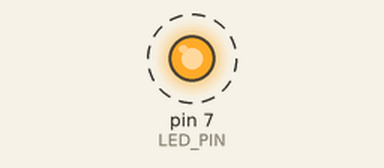
A program run on a simulated Raspberry Pi (header pin numbers). Shown: output pins drawn as LEDs (lit = HIGH). Dashed ring = blinking.

Above: at 0.5 s.
Timing chart, 0 to 4.6 s (numbered marks = the images above):
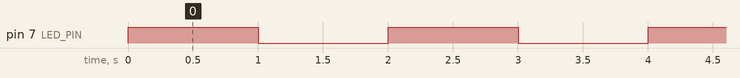

The program:

bulb.py
```python
import RPi.GPIO as GPIO
import time

LED_PIN = 7

GPIO.setmode(GPIO.BOARD)
GPIO.setup(LED_PIN, GPIO.OUT)

while True:
    GPIO.output(LED_PIN, GPIO.HIGH)
    time.sleep(1)
    GPIO.output(LED_PIN, GPIO.LOW)
    time.sleep(1)

GPIO.cleanup()
```

Measured:
- by itself, pin 7 (LED_PIN): alternates HIGH for 1.0 s and LOW for 1.0 s
